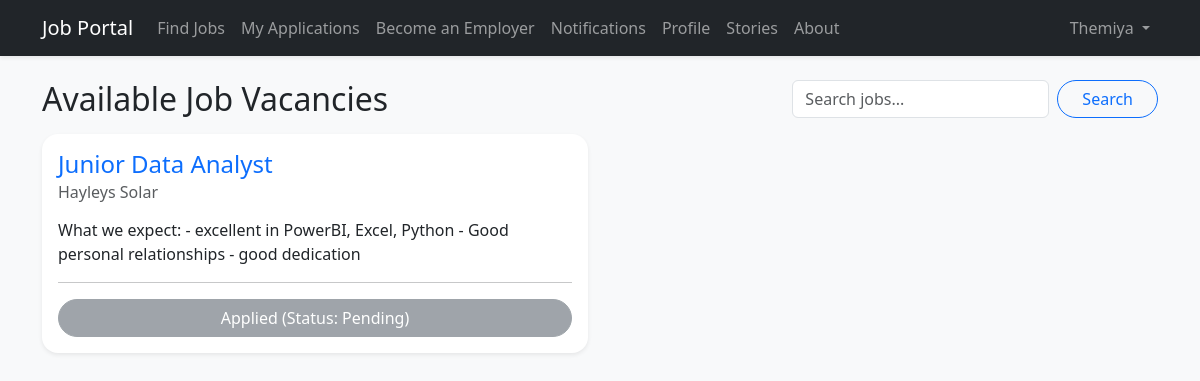
The app's page /jobs/ (signed in), older data.
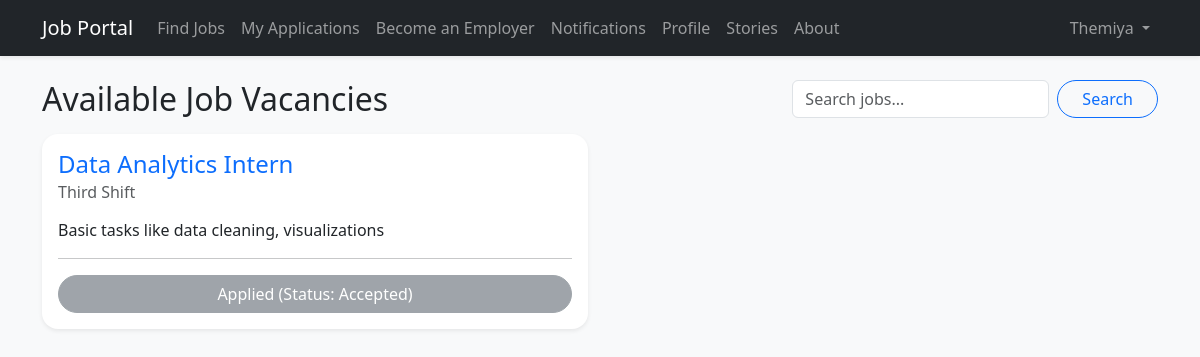
The same page, newer data.
### jobs/models.py (models this page shows, shortened)
class Job(models.Model):
    title = models.CharField(max_length=100)
    description = models.TextField()
    company = models.CharField(max_length=100)
    created_by = models.ForeignKey(User, on_delete=models.CASCADE)

### applications/models.py (models this page shows, shortened)
class Application(models.Model):
    STATUS_CHOICES = [
        ('Pending', 'Pending'),
        ('Accepted', 'Accepted'),
        ('Rejected', 'Rejected'),
    ]
    user = models.ForeignKey(User, on_delete=models.CASCADE)
    job = models.ForeignKey(Job, on_delete=models.CASCADE)
    applied_date = models.DateTimeField(auto_now_add=True)
    status = models.CharField(max_length=20, choices=STATUS_CHOICES, default='Pending')
    class Meta:
        constraints = [
            models.UniqueConstraint(fields=["user", "job"], name="unique_application_per_user_job"),
        ]

### jobs/views.py (the view)
# urls.py: path('', views.job_list, name='job_list'),
def job_list(request):
    q = (request.GET.get("q") or "").strip()
    jobs_qs = Job.objects.all().order_by("-id")  # Show newest first
    if q:
        jobs_qs = jobs_qs.filter(Q(title__icontains=q) | Q(description__icontains=q))
    if request.user.is_authenticated:
        user_apps = Application.objects.filter(user=request.user)
        app_dict = {app.job_id: app.status for app in user_apps}
    paginator = Paginator(jobs_qs, 10)
    page_number = request.GET.get("page")
    page_obj = paginator.get_page(page_number)
    if request.user.is_authenticated:
        for job in page_obj:
            job.applied_status = app_dict.get(job.id, None)
    return render(request, "job_list.html", {"page_obj": page_obj, "q": q})

### jobportal/context_processors.py (called while the page is built)
def unread_notifications_count(request):
    if not getattr(request, "user", None) or not request.user.is_authenticated:
        return {"unread_notifications_count": 0}
    return {
        "unread_notifications_count": Notification.objects.filter(
            recipient=request.user, is_read=False
        ).count()
    }

### jobs/templates/job_list.html (shortened to what this page needs)
{% extends 'base.html' %}
{% block content %}
<div class="d-flex flex-wrap justify-content-between align-items-center gap-2 mb-3">
    <h2 class="mb-0">Available Job Vacancies</h2>
    <form method="GET" class="d-flex" role="search">
        <input
            class="form-control me-2"
            type="search"
            name="q"
            placeholder="Search jobs..."
            value="{{ q|default:'' }}"
            aria-label="Search"
        >
        <button class="btn btn-outline-primary rounded-pill px-4" type="submit">Search</button>
    </form>
</div>
<div class="row">
    {% for job in page_obj %}
    <div class="col-md-6 mb-4">
        <div class="card shadow-sm border-0 rounded-4 h-100 card-lift">
            <div class="card-body">
                <h4 class="card-title text-primary">{{ job.title }}</h4>
                <h6 class="card-subtitle mb-3 text-muted"> {{ job.company }}</h6>
                <p class="card-text">{{ job.description }}</p>
                <hr>
                {% if user.is_authenticated %}
                    {% if job.created_by == user %}
                        <span class="badge bg-info text-dark w-100 py-2">Your Job Post</span>
                    {% elif job.applied_status %}
                        <button class="btn btn-secondary w-100 rounded-pill" disabled>
                            Applied (Status: {{ job.applied_status }})
                        </button>
                    {% else %}
                        <a href="{% url 'apply_job' job.id %}" class="btn btn-gradient-primary w-100 rounded-pill">Apply Now</a>
                    {% endif %}
                {% else %}
                    <a href="{% url 'login' %}" class="btn btn-outline-primary w-100 rounded-pill">Login to Apply</a>
                {% endif %}
            </div>
        </div>
    </div>
    {% empty %}
    <div class="col-12"><p class="text-muted">No jobs are currently available.</p></div>
    {% endfor %}
</div>
{% endblock %}

Row changes from the older to the newer data that the page shows:
removed Job: title "Junior Data Analyst", company "Hayleys Solar", description "What we expect: - excellent in PowerBI, Excel, Python - Good personal relationships - good dedication", applied_status "Pending"
added Job: title "Data Analytics Intern", company "Third Shift", description "Basic tasks like data cleaning, visualizations", applied_status "Accepted"
